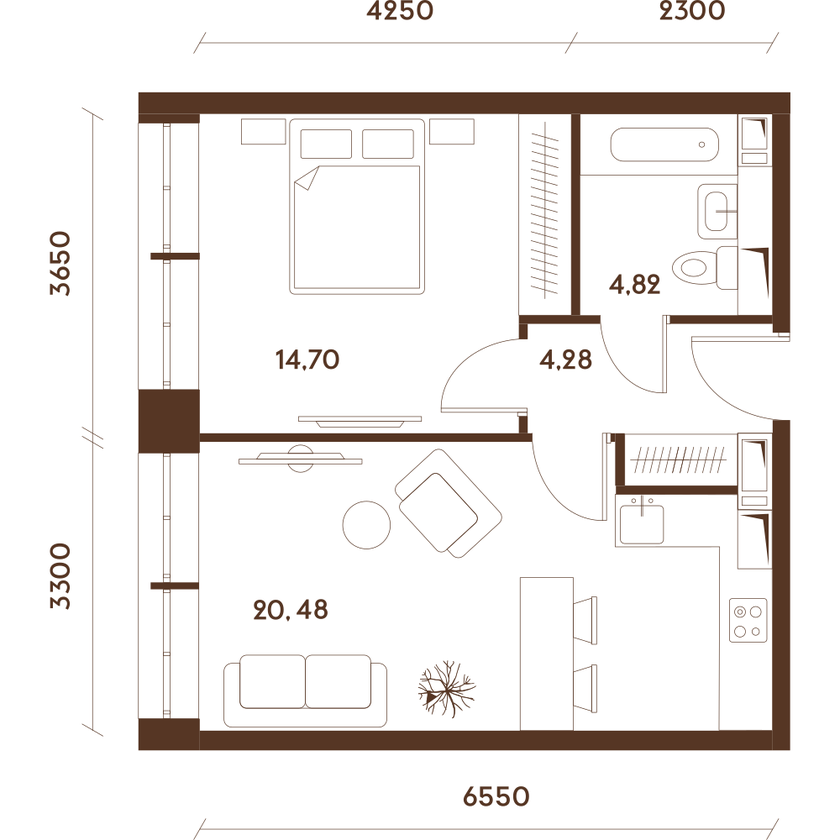
#> input picture 775474_a6067990d47c0eb7a80d9f404dbd5098.png, 840 x 840 px, shrunk from 1000 x 1000 before the run
$ python -i preprocessing.py   (imports and definitions only)
#> lines starting #> are read from the running program, lines starting #| are printed output that depends on the picture; after the words box and inside, x2 and y2 are one past the last pixel; in counts of white or black regions, pixels touching at a corner belong together
#> further down, picture is the input picture: shape (840, 840, 3); mean B, G, R 234.5, 236.2, 239.2
import cv2
import numpy as np

def preprocess(img):
    gray = cv2.cvtColor(img, cv2.COLOR_BGR2GRAY)
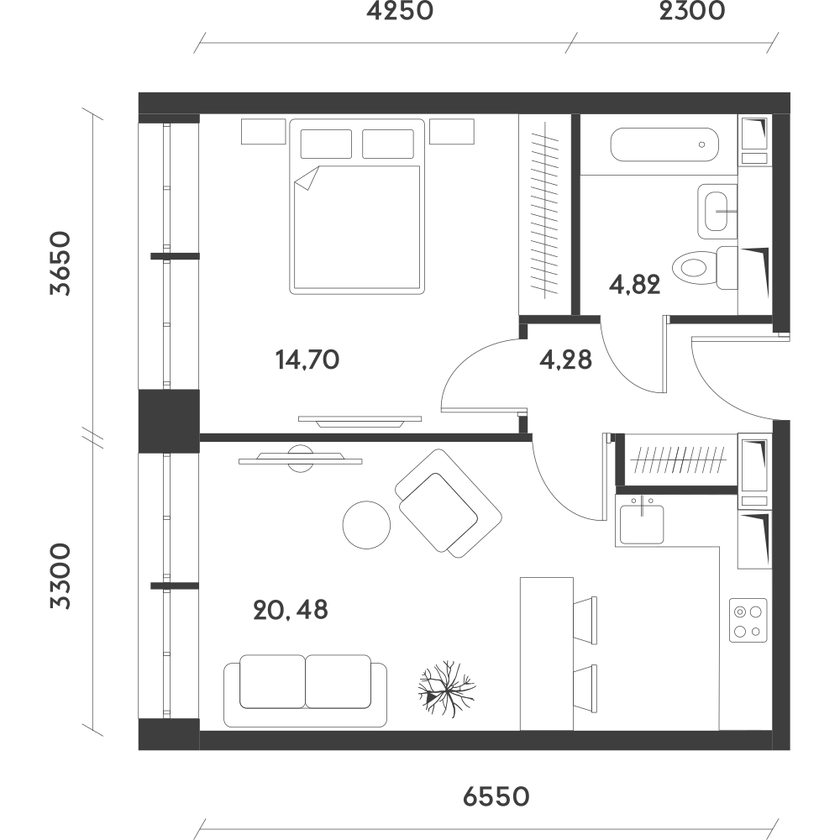
#> gray: shape (840, 840); min 30, max 255, mean 236.9

    # подавление шума
    gray = cv2.medianBlur(gray, 3)

    # выравнивание контраста
    clahe = cv2.createCLAHE(clipLimit=2.0, tileGridSize=(8, 8))
    gray = clahe.apply(gray)

    # бинаризация
    binary = cv2.adaptiveThreshold(
        gray,
        255,
        cv2.ADAPTIVE_THRESH_GAUSSIAN_C,
        cv2.THRESH_BINARY_INV,
        31,
        5
    )
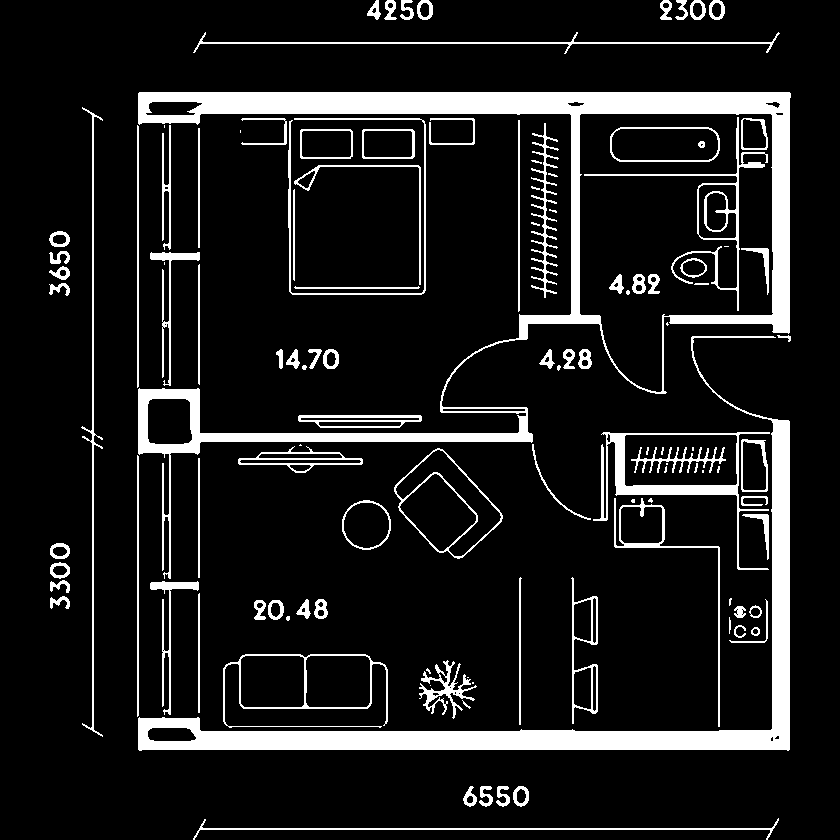
#> binary: shape (840, 840); 11.5% white; 118 white regions (26 under 20 px), largest, box (x1, y1, x2, y2) and area: (138, 92, 791, 579) 28548, (138, 336, 790, 751) 18757, (593, 432, 770, 570) 2927

    return binary

>>> import cv2
>>> picture = cv2.imread('775474_a6067990d47c0eb7a80d9f404dbd5098.png')
>>> result = preprocess(picture)
